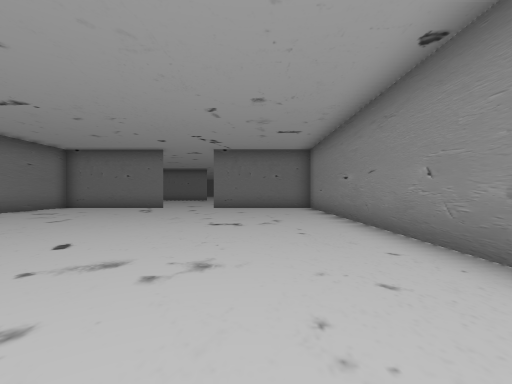
view 1 (above)

24 first-person views from a walk through a scene from a Unity 3-D project. The camera is 1.4 m above the floor, looks level and sees 85° across. The floor is counted in squares, 2.15 m on a side. Each view is taken from the middle of a square. On the plan, view 1 faces up. The plan holds only what a view shows up to about 9 squares ahead; the rest is blank. The place goes on beyond the plan. The player character is not drawn.

view 2
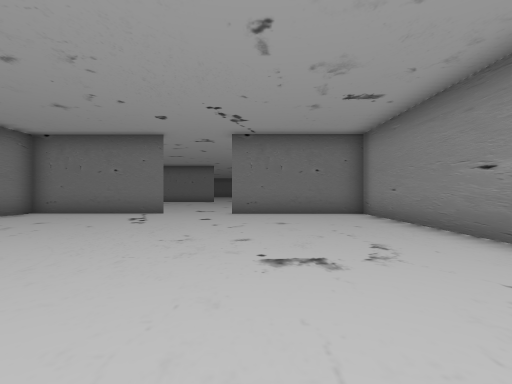

view 3
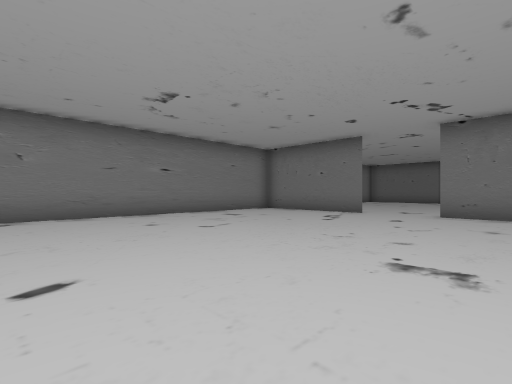

view 4
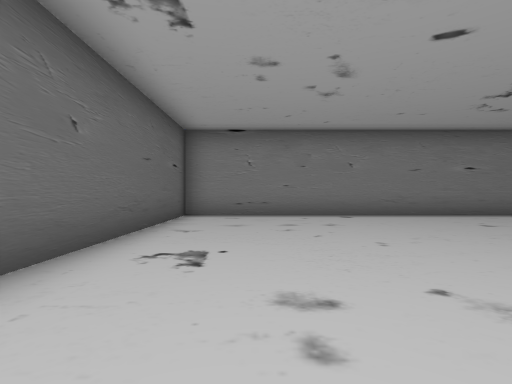

view 5
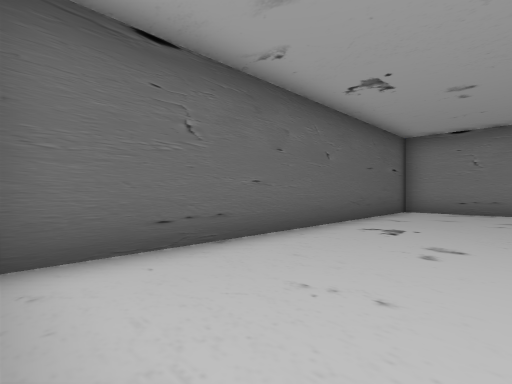

view 6
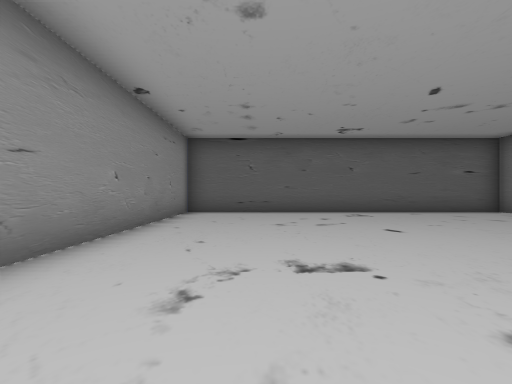

view 7
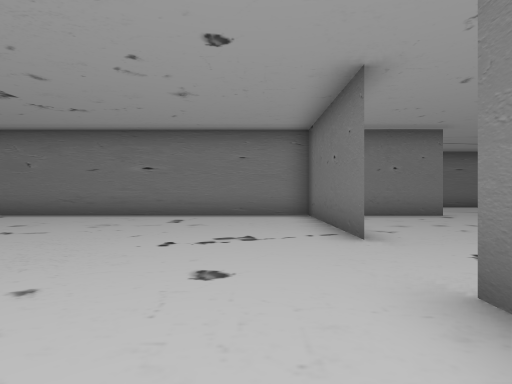

view 8
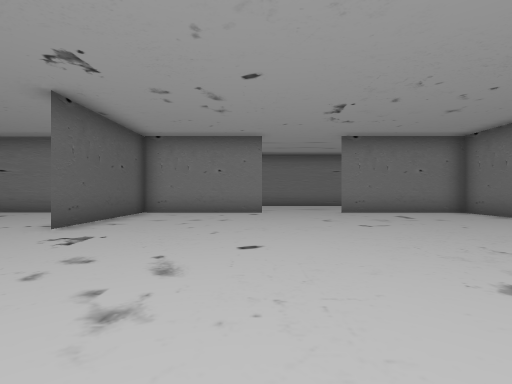

view 9
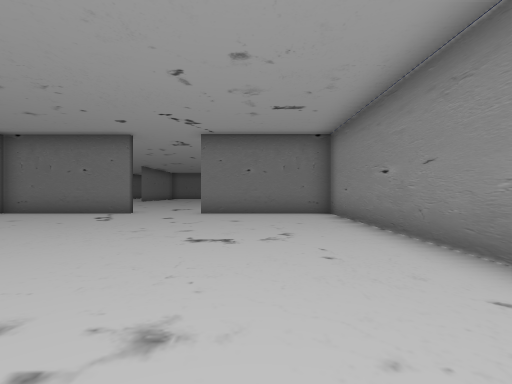

view 10
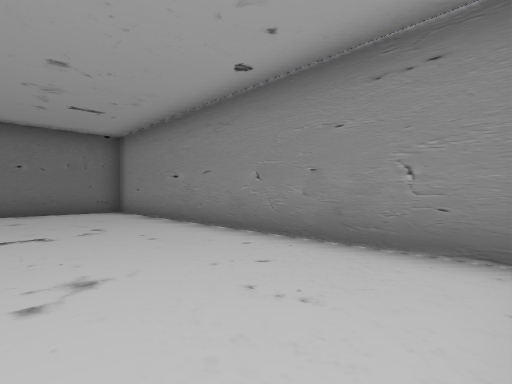

view 11
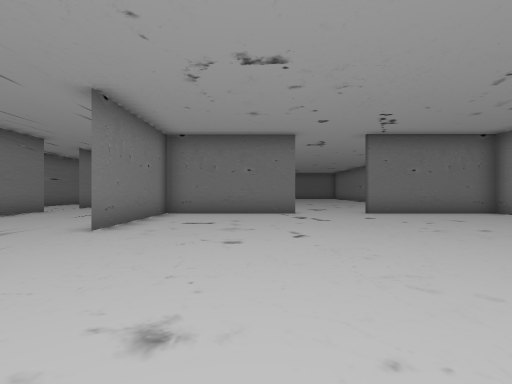

view 12
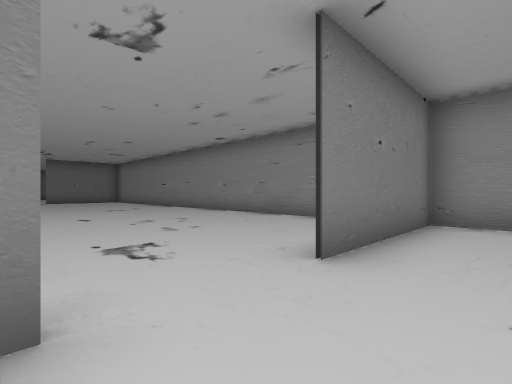

view 13
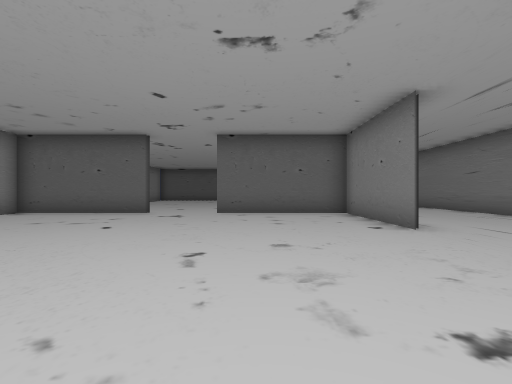

view 14
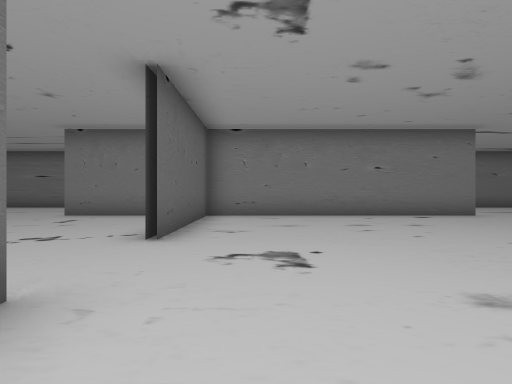

view 15
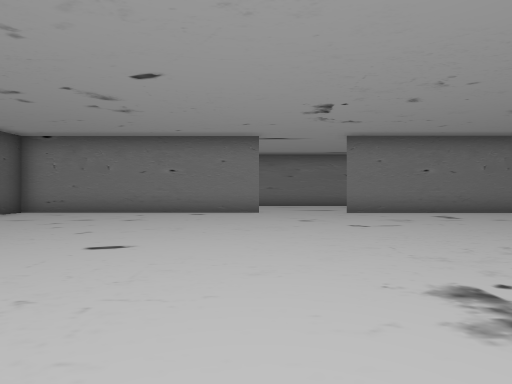

view 16
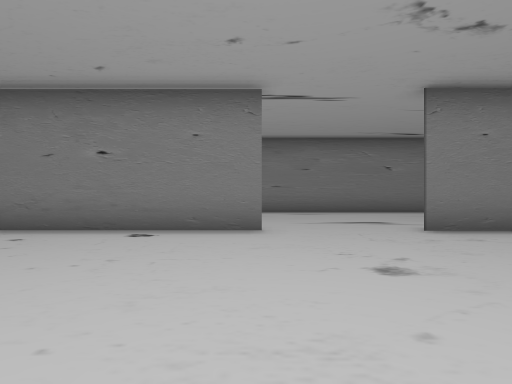

view 17
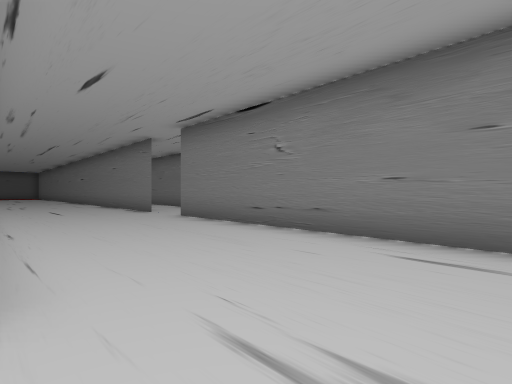

view 18
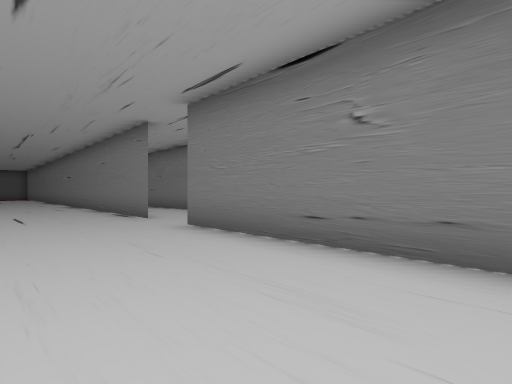

view 19
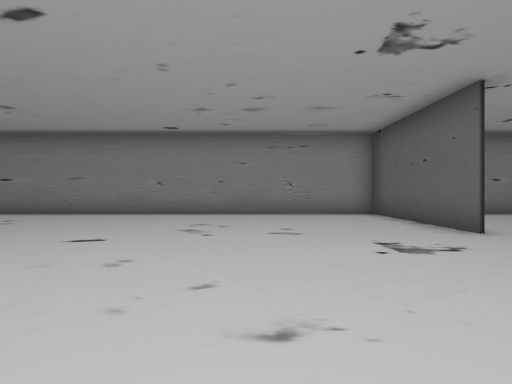

view 20
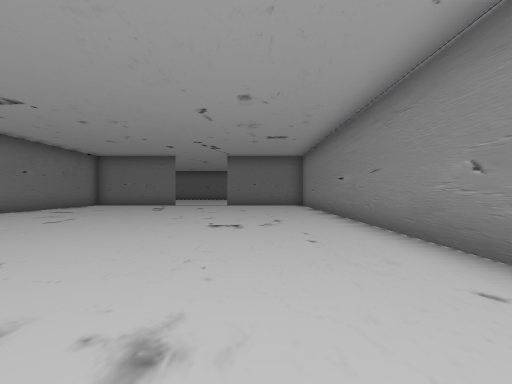

view 21
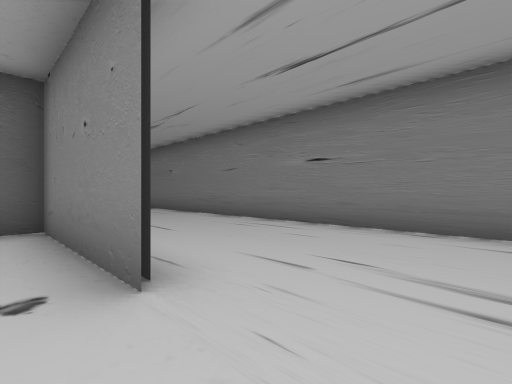

view 22
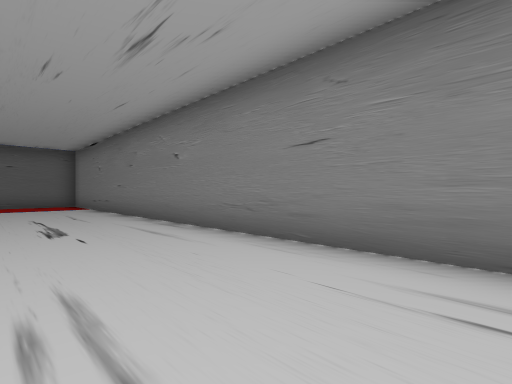

view 23
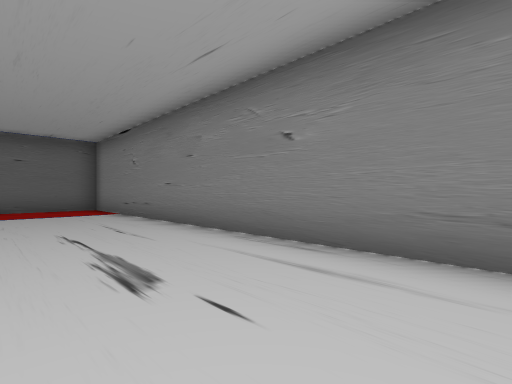

view 24
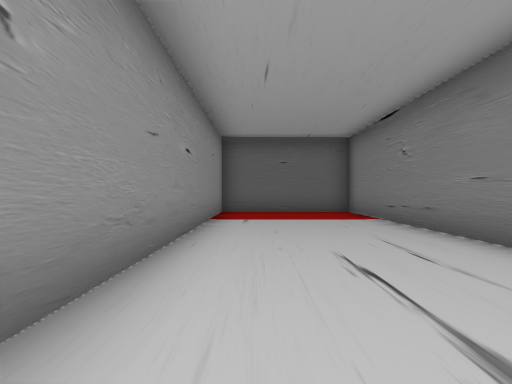

### Floor plan
Points are (right, up) in squares from view 1. A wall is a line through its corners. A room is listed if a view was taken in it or the views show most of it. See-through windows are left out.
Room 1 (views 1, 2, 3, 4, 5, 6, 7)
walls: (-3.8, 11.4) (-7.9, 11.4); (-7.8, 11) (-7.8, -1); (-8.1, -1) (2.3, -1) (2.3, 11); (2.2, 11.4) (-1.8, 11.4)
ways out: opening at (-2.5, 11) to room 2
Room 2 (views 8, 9, 10, 11, 12, 13, 21)
walls: (-1.8, 11.5) (2.4, 11.5); (-7.8, 15.2) (-7.8, 11); (-3.8, 21.5) (-7.8, 21.5); (-7.9, 11.5) (-3.8, 11.5); (2.3, 11) (2.3, 22); (2.4, 21.5) (-1.8, 21.5); (-7.8, 22.1) (-7.8, 17.6)
ways out: opening at (-2.5, 11) to room 1; opening at (-2.5, 22) to room 3; opening at (-8, 16.5) to room 4
Room 3 (views 14, 15, 16, 17, 19, 20)
walls: (-7.8, 29.1) (-7.8, 22.1); (-1.8, 21.5) (2.4, 21.5); (2.3, 22) (2.3, 34); (-7.8, 21.5) (-3.8, 21.5); (-7.8, 34.5) (-7.8, 31.8)
ways out: opening at (-2.5, 22) to room 2; opening at (-8, 30.5) to room 4
Room 4 (views 18, 22, 23, 24)
walls: (-12, 16.9) (-12, -1) (-8.1, -1); (-12, 22.2) (-12, 19.2); (-12, 34.5) (-12, 24); (-7.9, -0.9) (-7.9, 6.9)
ways out: opening at (-8, 16.5) to room 2; opening at (-8, 30.5) to room 3; opening at (-12, 23.5)

Positions as (right, up) in squares from view 1, and headings:
1: (0, 0), facing up
2: (-1, 3), facing up
3: (0, 3), facing up-left
4: (0, 1), facing left
5: (2, 2), facing down-left
6: (0, 8), facing down
7: (0, 10), facing left
8: (1, 15), facing left
9: (0, 13), facing up
10: (-1, 12), facing up-right
11: (-5, 13), facing up
12: (-4, 20), facing up-right
13: (-5, 20), facing down
14: (0, 23), facing left
15: (1, 29), facing left
16: (-3, 29), facing left
17: (-8, 31), facing down-left
18: (-9, 29), facing down-left
19: (-6, 25), facing right
20: (0, 25), facing up
21: (-7, 17), facing down-left
22: (-9, 13), facing down-left
23: (-9, 10), facing down-left
24: (-9, 8), facing down
